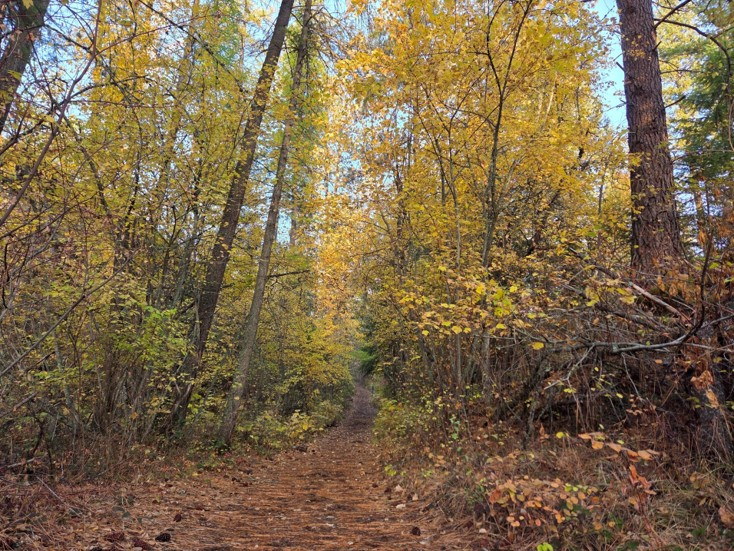
#> input picture datasets_and_media/trees.jpg, 734 x 551 px, found by its file name
$ python image_gradient.py
#> lines starting #> are read from the running program, lines starting #| are printed output that depends on the picture
import cv2 as cv

img = cv.imread('datasets_and_media/trees.jpg')
#> img is the input picture: shape (551, 734, 3); mean B, G, R 74, 103.3, 122.7
key = 'r'
img = cv.cvtColor(img, cv.COLOR_BGR2GRAY)
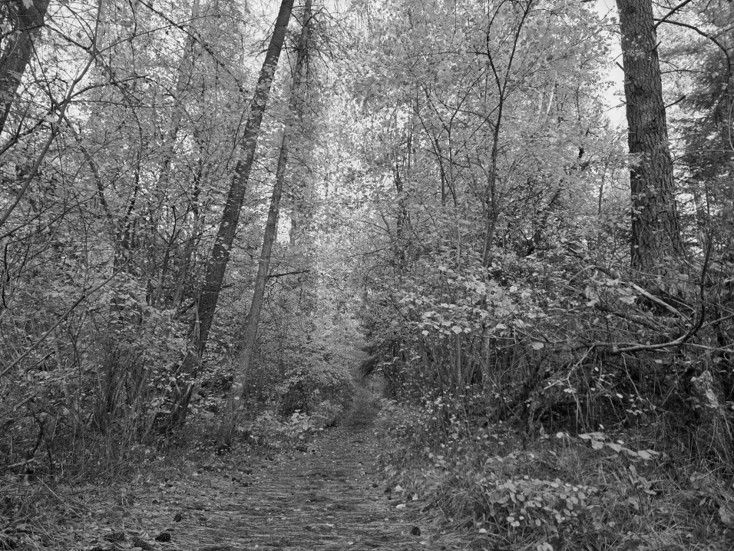
#> img: shape (551, 734); min 0, max 255, mean 105.8
img = cv.blur(img, (5, 5))
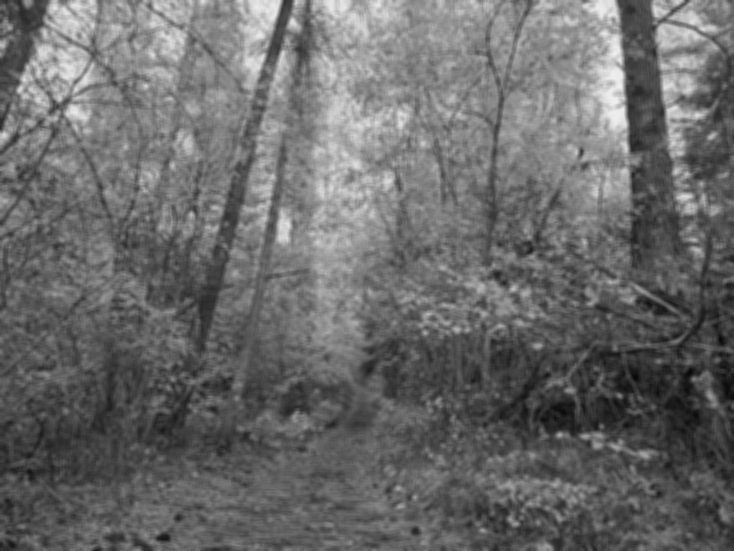
#> img: shape (551, 734); min 7, max 238, mean 105.8

# Sobel reveals edges

# Sobel derivative - x direction
sobel_x = cv.Sobel(img, -1, 1, 0, ksize=5)
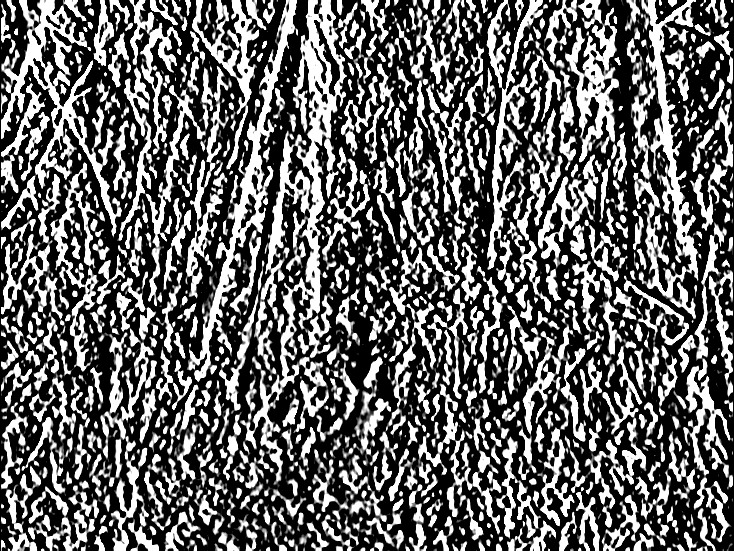
#> sobel_x: shape (551, 734); min 0, max 255, mean 100.1

# Sobel derivative - y direction
sobel_y = cv.Sobel(img, -1, 0, 1, ksize=5)
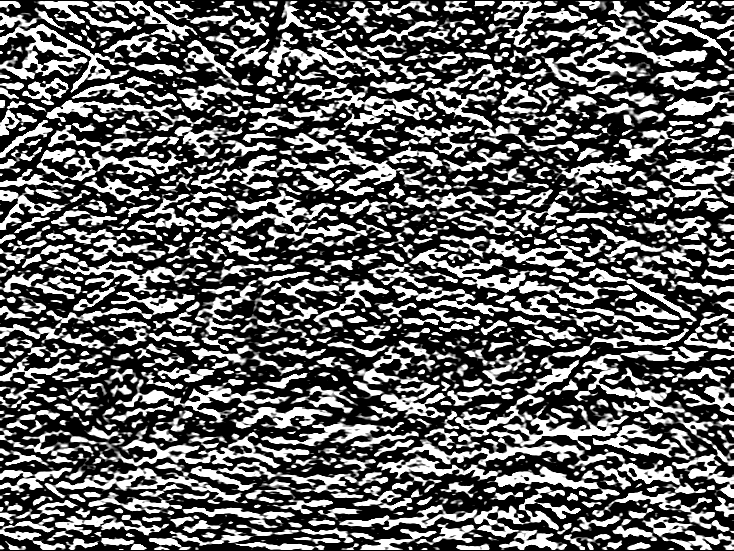
#> sobel_y: shape (551, 734); min 0, max 255, mean 96.9

# Sobel derivative - both directions
sobel_both = cv.Sobel(img, -1, 1, 1, ksize=5)
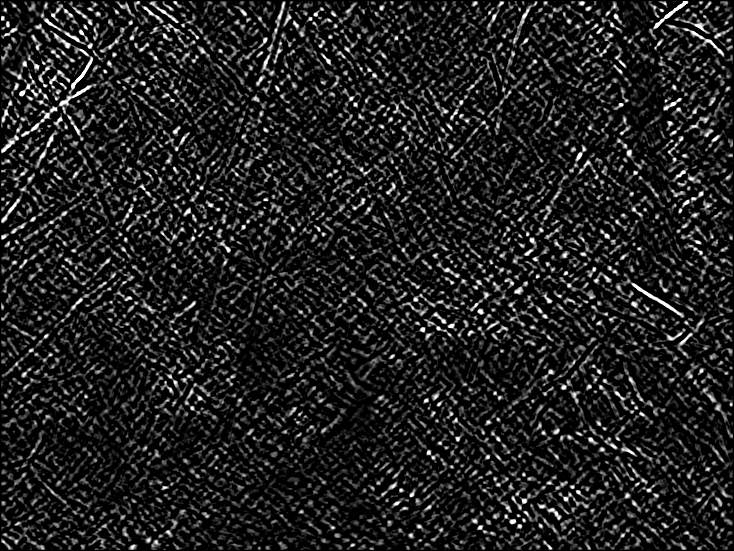
#> sobel_both: shape (551, 734); min 0, max 255, mean 32.4

display = img

while key != 's' and key != 'S':
    cv.imshow("Tree Picture", display)
    key = cv.waitKey(10)
#> (key Esc is pressed here)
    if key == -1:
        continue
    key = chr(key)
    match key:
        case 'o':
            display = img
        case 'x':
            display = sobel_x
        case 'y':
            display = sobel_y
        case 'b':
            display = sobel_both
cv.destroyAllWindows()

$ run again, with datasets_and_media/wood.jpg copied over datasets_and_media/trees.jpg
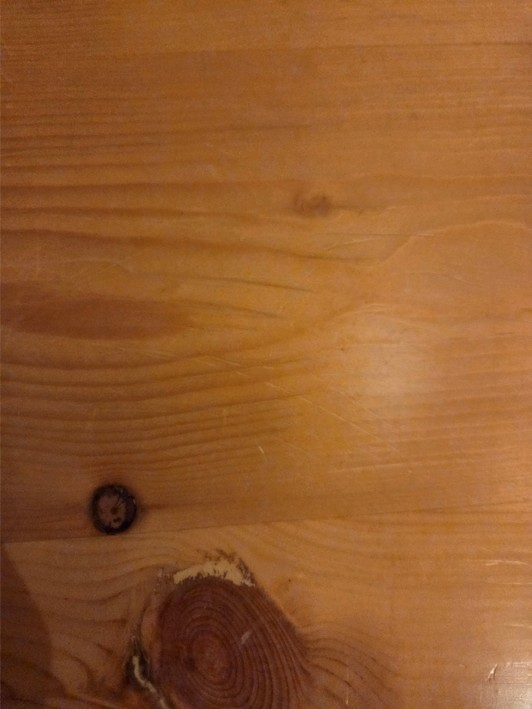
#> input picture datasets_and_media/wood.jpg, 532 x 709 px, found by its file name
#> img is the input picture: shape (709, 532, 3); mean B, G, R 45.4, 90.6, 147.3
#> `img = cv.cvtColor(img, cv.COLOR_BGR2GRAY)`:
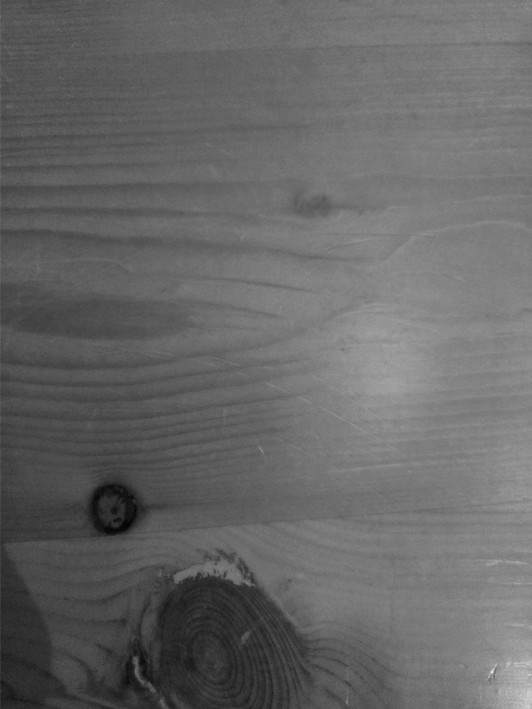
#> img: shape (709, 532); min 4, max 229, mean 102.5
#> `sobel_both = cv.Sobel(img, -1, 1, 1, ksize=5)`:
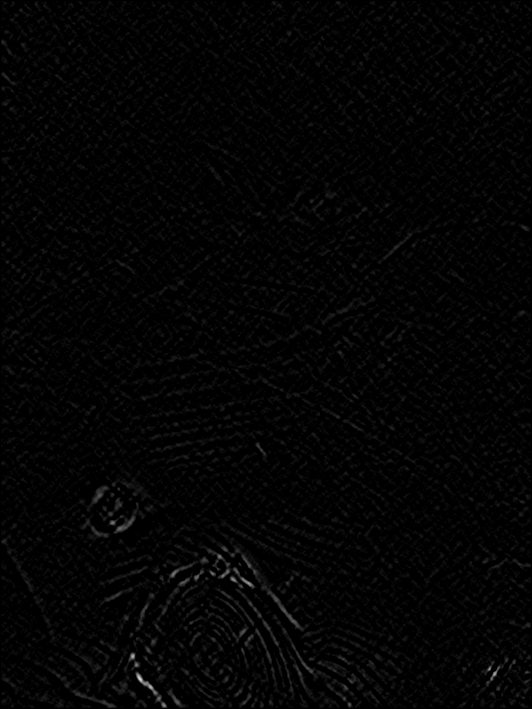
#> sobel_both: shape (709, 532); min 0, max 219, mean 3.9
